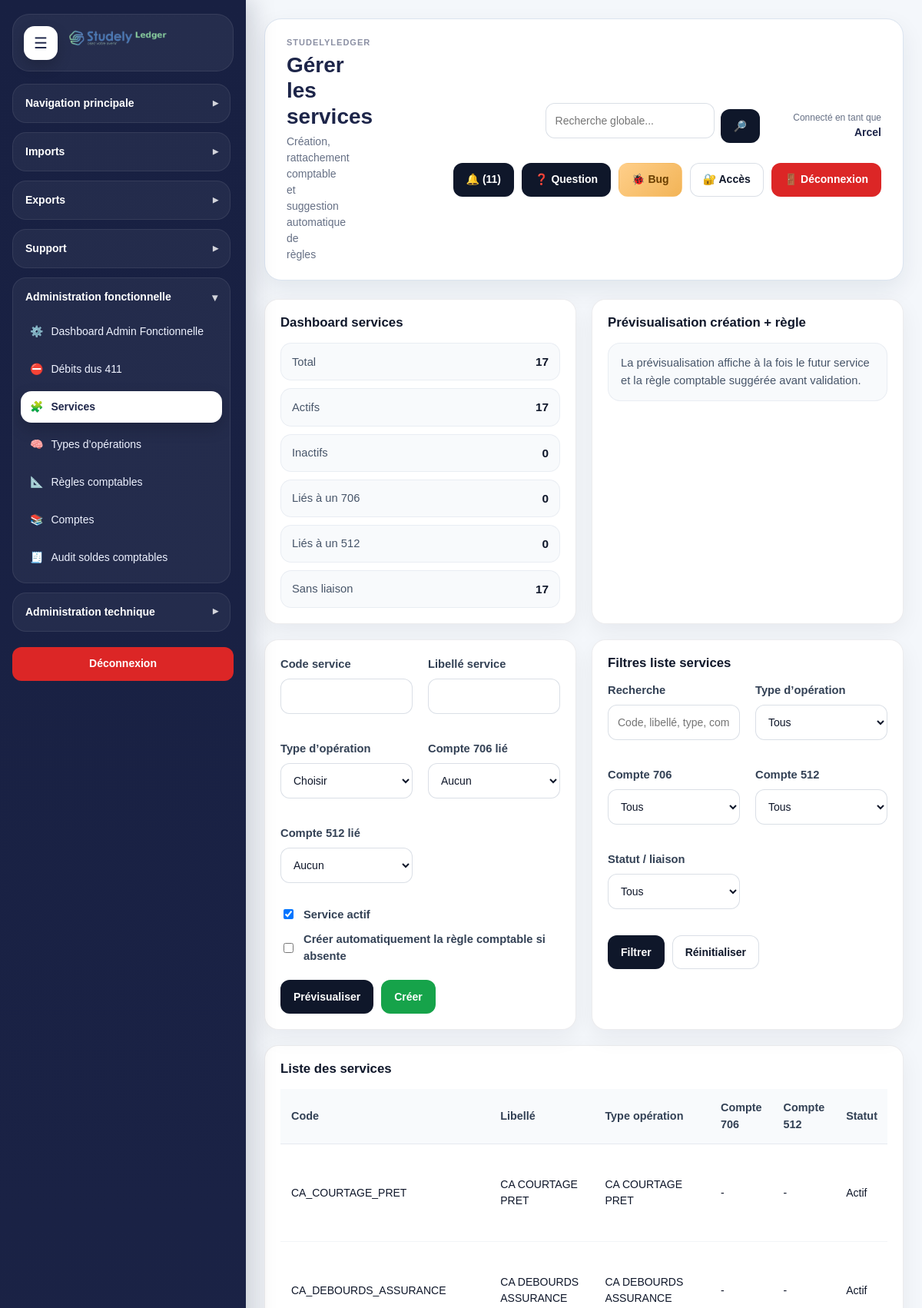
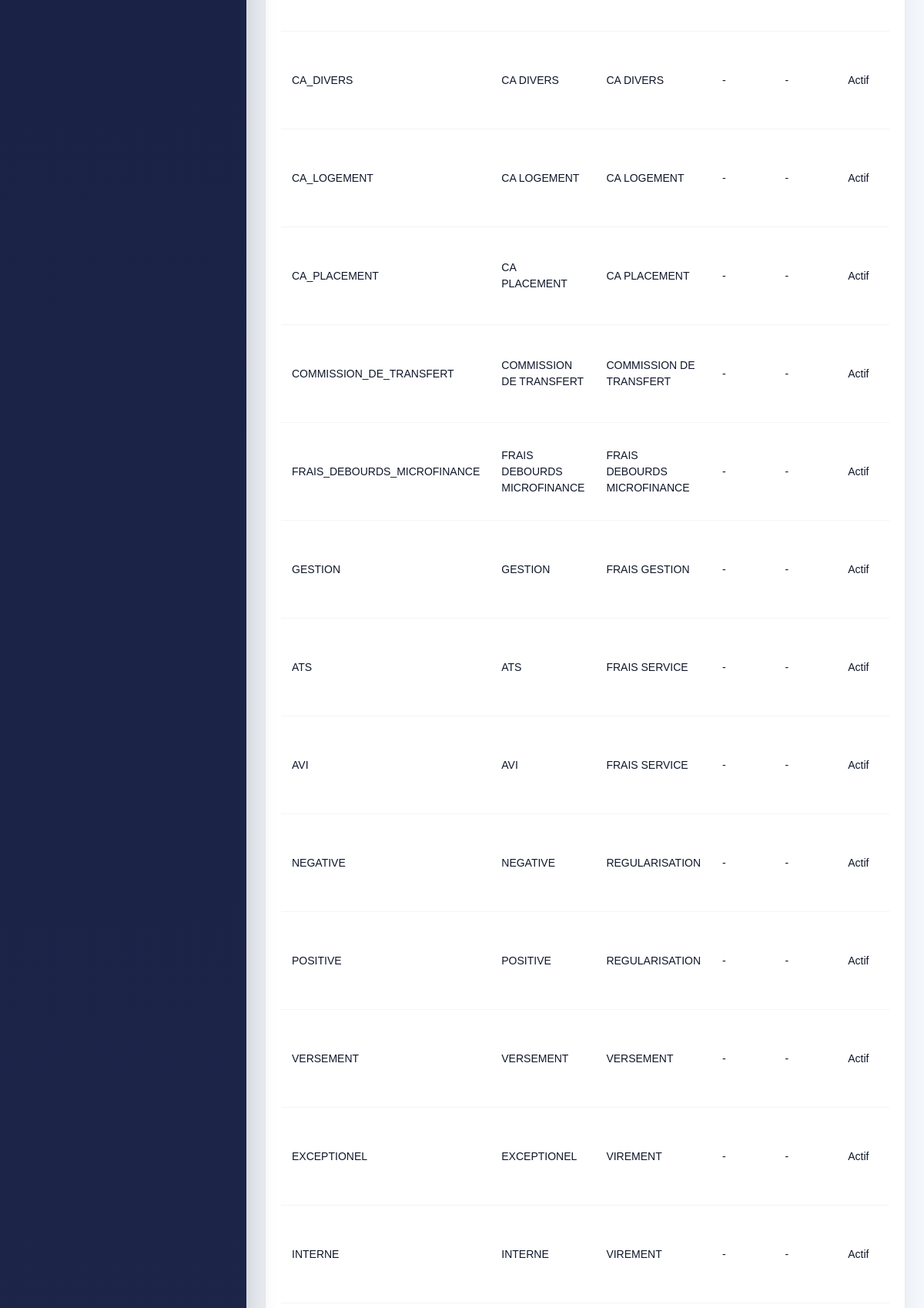
The app's page /modules/admin_functional/manage_services.php (signed in, upper part) with its own data (2 pictures, top to bottom).
### tables this page shows
CREATE TABLE `ref_services` (
  `id` int(11) NOT NULL,
  `code` varchar(100) NOT NULL,
  `label` varchar(150) NOT NULL,
  `operation_type_id` int(11) DEFAULT NULL,
  `service_account_id` int(11) DEFAULT NULL,
  `treasury_account_id` int(11) DEFAULT NULL,
  `is_active` tinyint(1) NOT NULL DEFAULT 1,
  `created_at` datetime NOT NULL DEFAULT current_timestamp(),
  `updated_at` datetime DEFAULT NULL
);

CREATE TABLE `ref_operation_types` (
  `id` int(11) NOT NULL,
  `code` varchar(100) NOT NULL,
  `label` varchar(150) NOT NULL,
  `direction` enum('credit','debit','mixed') NOT NULL DEFAULT 'mixed',
  `is_active` tinyint(1) NOT NULL DEFAULT 1,
  `created_at` datetime NOT NULL DEFAULT current_timestamp(),
  `updated_at` datetime DEFAULT NULL
);

### modules/admin_functional/manage_services.php (the view, shortened to what the rows shown need)
<?php
$pdo = getPDO();
require_once __DIR__ . '/../../includes/admin_functions.php';
if (!function_exists('sl_ms_table')) {
    function sl_ms_table(PDO $pdo, string $preferred, string $fallback): ?string
    {
        if (tableExists($pdo, $preferred)) {
            return $preferred;
        }
        return null;
    }
}
if (!function_exists('sl_ms_services_table')) {
    function sl_ms_services_table(PDO $pdo): ?string
    {
        return sl_ms_table($pdo, 'ref_services', 'services');
    }
}
if (!function_exists('sl_ms_operation_types_table')) {
    function sl_ms_operation_types_table(PDO $pdo): ?string
    {
        return sl_ms_table($pdo, 'ref_operation_types', 'operation_types');
    }
}
if (!function_exists('sl_ms_service_label_column')) {
    function sl_ms_service_label_column(PDO $pdo, string $table): string
    {
        if (columnExists($pdo, $table, 'label')) {
            return 'label';
        }
        return 'label';
    }
}
if (!function_exists('sl_ms_operation_type_code_column')) {
    function sl_ms_operation_type_code_column(PDO $pdo, string $table): string
    {
        if (columnExists($pdo, $table, 'code')) {
            return 'code';
        }
        return 'code';
    }
}
if (!function_exists('sl_ms_operation_type_label_column')) {
    function sl_ms_operation_type_label_column(PDO $pdo, string $table): string
    {
        if (columnExists($pdo, $table, 'label')) {
            return 'label';
        }
        return 'label';
    }
}
if (!function_exists('sl_ms_operation_type_fk_column')) {
    function sl_ms_operation_type_fk_column(PDO $pdo, string $servicesTable): ?string
    {
        foreach (['operation_type_id', 'type_operation_id'] as $col) {
            if (columnExists($pdo, $servicesTable, $col)) {
                return $col;
            }
        }
        return null;
    }
}
if (!function_exists('sl_ms_service_account_fk_column')) {
    function sl_ms_service_account_fk_column(PDO $pdo, string $servicesTable): ?string
    {
        foreach (['service_account_id', 'account_706_id'] as $col) {
            if (columnExists($pdo, $servicesTable, $col)) {
                return $col;
            }
        }
        return null;
    }
}
if (!function_exists('sl_ms_treasury_account_fk_column')) {
    function sl_ms_treasury_account_fk_column(PDO $pdo, string $servicesTable): ?string
    {
        foreach (['treasury_account_id', 'account_512_id'] as $col) {
            if (columnExists($pdo, $servicesTable, $col)) {
                return $col;
            }
        }
        return null;
    }
}
if (!function_exists('sl_ms_find_existing_rule')) {
    function sl_ms_find_existing_rule(PDO $pdo, int $operationTypeId, int $serviceId): ?array
    {
        $stmt = $pdo->prepare("
            SELECT *
            FROM accounting_rules
            WHERE operation_type_id = ?
              AND service_id = ?
            ORDER BY COALESCE(is_active,1) DESC, id DESC
            LIMIT 1
        ");
        $stmt->execute([$operationTypeId, $serviceId]);
        $row = $stmt->fetch(PDO::FETCH_ASSOC);
        return $row ?: null;
    }
}
$operationTypesTable = sl_ms_operation_types_table($pdo);
$servicesTable = sl_ms_services_table($pdo);
if ($servicesTable && $operationTypesTable) {
    $serviceLabelCol = sl_ms_service_label_column($pdo, $servicesTable);
    $opCodeCol = sl_ms_operation_type_code_column($pdo, $operationTypesTable);
    $opLabelCol = sl_ms_operation_type_label_column($pdo, $operationTypesTable);
    $operationTypeFk = sl_ms_operation_type_fk_column($pdo, $servicesTable);
    $serviceAccountFk = sl_ms_service_account_fk_column($pdo, $servicesTable);
    $treasuryAccountFk = sl_ms_treasury_account_fk_column($pdo, $servicesTable);
    $sqlRows = "
        SELECT
            rs.*,
            " . ($operationTypeFk ? "rot.{$opLabelCol}" : "NULL") . " AS operation_type_label,
            " . ($operationTypeFk ? "rot.{$opCodeCol}" : "NULL") . " AS operation_type_code,
            " . ($serviceAccountFk ? "sa.account_code" : "NULL") . " AS service_account_code,
            " . ($serviceAccountFk ? "sa.account_label" : "NULL") . " AS service_account_label,
            " . ($treasuryAccountFk ? "ta.account_code" : "NULL") . " AS treasury_account_code,
            " . ($treasuryAccountFk ? "ta.account_label" : "NULL") . " AS treasury_account_label
        FROM {$servicesTable} rs
        " . ($operationTypeFk ? "LEFT JOIN {$operationTypesTable} rot ON rot.id = rs.{$operationTypeFk}" : "") . "
        " . ($serviceAccountFk ? "LEFT JOIN service_accounts sa ON sa.id = rs.{$serviceAccountFk}" : "") . "
        " . ($treasuryAccountFk ? "LEFT JOIN treasury_accounts ta ON ta.id = rs.{$treasuryAccountFk}" : "") . "
        WHERE 1=1
    ";
    $paramsRows = [];
    $sqlRows .= " ORDER BY operation_type_label ASC, rs.{$serviceLabelCol} ASC, rs.id DESC ";
    $stmtRows = $pdo->prepare($sqlRows);
    $stmtRows->execute($paramsRows);
    $rows = $stmtRows->fetchAll(PDO::FETCH_ASSOC) ?: [];
}
require_once __DIR__ . '/../../includes/document_start.php';
?>
<div class="layout">
    <?php require_once __DIR__ . '/../../includes/sidebar.php'; ?>
    <div class="main">
        <?php require_once __DIR__ . '/../../includes/header.php'; ?>
        <div class="card" style="margin-top:20px;">
            <div class="table-responsive">
                <table class="modern-table">
                    <thead>
                        <tr>
                            <th>Code</th>
                            <th>Libellé</th>
                            <th>Type opération</th>
                            <th>Compte 706</th>
                            <th>Compte 512</th>
                            <th>Statut</th>
                        </tr>
                    </thead>
                    <tbody>
                        <?php foreach ($rows as $row): ?>
                            <tr>
                                <td><?= e((string)($row['code'] ?? '')) ?></td>
                                <td><?= e((string)($row['label'] ?? '')) ?></td>
                                <td><?= e((string)($row['operation_type_label'] ?? '')) ?></td>
                                <td><?= e(trim((string)($row['service_account_code'] ?? '') . ' - ' . (string)($row['service_account_label'] ?? ''))) ?></td>
                                <td><?= e(trim((string)($row['treasury_account_code'] ?? '') . ' - ' . (string)($row['treasury_account_label'] ?? ''))) ?></td>
                                <td><?= !empty($row['is_active']) ? 'Actif' : 'Inactif' ?></td>
                            </tr>
                        <?php endforeach; ?>
                    </tbody>
                </table>
            </div>
        </div>
    </div>
</div>
<?php require_once __DIR__ . '/../../includes/document_end.php'; ?>

### records on screen
ref_services: code "CA_COURTAGE_PRET", label "CA COURTAGE PRET", operation_type.label "CA COURTAGE PRET", service_account_label "-", treasury_account_label "-", is_active "Actif"
ref_services: code "CA_DEBOURDS_ASSURANCE", label "CA DEBOURDS ASSURANCE", operation_type.label "CA DEBOURDS ASSURANCE", service_account_label "-", treasury_account_label "-", is_active "Actif"
ref_services: code "CA_DIVERS", label "CA DIVERS", operation_type.label "CA DIVERS", service_account_label "-", treasury_account_label "-", is_active "Actif"
ref_services: code "CA_LOGEMENT", label "CA LOGEMENT", operation_type.label "CA LOGEMENT", service_account_label "-", treasury_account_label "-", is_active "Actif"
ref_services: code "CA_PLACEMENT", label "CA PLACEMENT", operation_type.label "CA PLACEMENT", service_account_label "-", treasury_account_label "-", is_active "Actif"
ref_services: code "COMMISSION_DE_TRANSFERT", label "COMMISSION DE TRANSFERT", operation_type.label "COMMISSION DE TRANSFERT", service_account_label "-", treasury_account_label "-", is_active "Actif"
ref_services: code "FRAIS_DEBOURDS_MICROFINANCE", label "FRAIS DEBOURDS MICROFINANCE", operation_type.label "FRAIS DEBOURDS MICROFINANCE", service_account_label "-", treasury_account_label "-", is_active "Actif"
ref_services: code "GESTION", label "GESTION", operation_type.label "FRAIS GESTION", service_account_label "-", treasury_account_label "-", is_active "Actif"
ref_services: code "ATS", label "ATS", operation_type.label "FRAIS SERVICE", service_account_label "-", treasury_account_label "-", is_active "Actif"
ref_services: code "AVI", label "AVI", operation_type.label "FRAIS SERVICE", service_account_label "-", treasury_account_label "-", is_active "Actif"
ref_services: code "NEGATIVE", label "NEGATIVE", operation_type.label "REGULARISATION", service_account_label "-", treasury_account_label "-", is_active "Actif"
ref_services: code "POSITIVE", label "POSITIVE", operation_type.label "REGULARISATION", service_account_label "-", treasury_account_label "-", is_active "Actif"
ref_services: code "VERSEMENT", label "VERSEMENT", operation_type.label "VERSEMENT", service_account_label "-", treasury_account_label "-", is_active "Actif"
ref_services: code "EXCEPTIONEL", label "EXCEPTIONEL", operation_type.label "VIREMENT", service_account_label "-", treasury_account_label "-", is_active "Actif"
ref_services: code "INTERNE", label "INTERNE", operation_type.label "VIREMENT", service_account_label "-", treasury_account_label "-", is_active "Actif"

### other values on screen
APP_NAME "STUDELYLEDGER"
$title "Gérer les services"
$subtitle "Création, rattachement comptable et suggestion automatique de règles"
$currentUser "Arcel"
$notificationCount "11"
$dashboard['total'] "17"
$dashboard['active'] "17"
$dashboard['inactive'] "0"
$dashboard['with_706'] "0"
$dashboard['with_512'] "0"
$dashboard['without_link'] "17"
